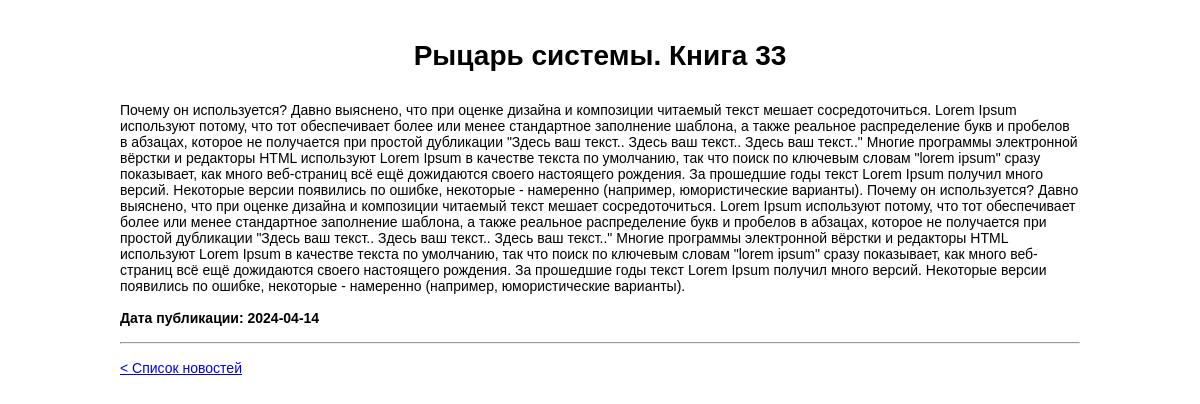
The app's page /reviews/5 with its own data.
### models.py (models this page shows)
class Review(db.Model):
    __tablename__ = 'reviews'
    id = db.Column(db.Integer, primary_key=True)
    title = db.Column(db.String(100), nullable=False)
    content = db.Column(db.Text, nullable=False)
    date = db.Column(db.Date, nullable=False)
    user_id = db.Column(db.Integer, db.ForeignKey('users.id'), nullable=False)

### app.py (the view)
@app.route('/reviews/<int:review_id>')
def get_post(review_id):
    review = Review.query.get_or_404(review_id)
    return render_template('single-review.html', review=review)

### templates/single-review.html (shortened to what this page needs)
{% extends "base.html" %}
{% block content %}
    <h1>{{ review.title }}</h1>
    <div>{{ review.content }}</div>
    <br>
    <div><b>Дата публикации: {{ review.date }}</b></div>
    <br>
    <hr>
    <br>
    <a href="/">< Список новостей</a>
    <br>
    <br>
    <br>
{% endblock %}

### static/css/style.css (style rules this page uses)
* { margin: 0; padding: 0; box-sizing: border-box; }
html, body { height: 100%; font-family: Arial, Helvetica, sans-serif; font-size: 14px; }
h1 { text-align: center; margin-bottom: 30px; }

### records on screen
Review: title "Рыцарь системы. Книга 33", content "Почему он используется? Давно выяснено, что при оценке дизайна и композиции читаемый текст мешает сосредоточиться. Lorem Ipsum используют потому, что тот обеспечивает более или менее стандартное заполнение шаблона, а также реальное распределение букв и пробелов в абзацах, которое не получается при простой дубликации \"Здесь ваш текст.. Здесь ваш текст.. Здесь ваш текст..\" Многие программы электронной вёрстки и редакторы HTML используют Lorem Ipsum в качестве текста по умолчанию, так что поиск по ключевым словам \"lorem ipsum\" сразу показывает, как много веб-страниц всё ещё дожидаются своего настоящего рождения. За прошедшие годы текст Lorem Ipsum получил много версий. Некоторые версии…", date "2024-04-14"
